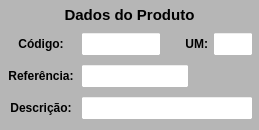
           <widget class="QWidget" name="widget_Cor1" native="true">
            <property name="sizePolicy">
             <sizepolicy hsizetype="Preferred" vsizetype="Preferred">
              <horstretch>0</horstretch>
              <verstretch>0</verstretch>
             </sizepolicy>
            </property>
            <property name="minimumSize">
             <size>
              <width>0</width>
              <height>130</height>
             </size>
            </property>
            <property name="maximumSize">
             <size>
              <width>16777215</width>
              <height>130</height>
             </size>
            </property>
            <property name="styleSheet">
             <string notr="true">background-color: rgb(182, 182, 182);</string>
            </property>
            <layout class="QVBoxLayout" name="verticalLayout_8">
             <property name="spacing">
              <number>1</number>
             </property>
             <property name="leftMargin">
              <number>1</number>
             </property>
             <property name="topMargin">
              <number>1</number>
             </property>
             <property name="rightMargin">
              <number>1</number>
             </property>
             <property name="bottomMargin">
              <number>3</number>
             </property>
             <item>
              <widget class="QWidget" name="widget_28" native="true">
               <property name="minimumSize">
                <size>
                 <width>0</width>
                 <height>25</height>
                </size>
               </property>
               <property name="maximumSize">
                <size>
                 <width>16777215</width>
                 <height>25</height>
                </size>
               </property>
               <property name="styleSheet">
                <string notr="true"/>
               </property>
               <layout class="QHBoxLayout" name="horizontalLayout_22">
                <property name="spacing">
                 <number>3</number>
                </property>
                <property name="leftMargin">
                 <number>3</number>
                </property>
                <property name="topMargin">
                 <number>3</number>
                </property>
                <property name="rightMargin">
                 <number>3</number>
                </property>
                <property name="bottomMargin">
                 <number>3</number>
                </property>
                <item>
                 <widget class="QLabel" name="label_53">
                  <property name="maximumSize">
                   <size>
                    <width>16777215</width>
                    <height>16777215</height>
                   </size>
                  </property>
                  <property name="font">
                   <font>
                    <pointsize>11</pointsize>
                    <weight>75</weight>
                    <bold>true</bold>
                   </font>
                  </property>
                  <property name="text">
                   <string>Dados do Produto</string>
                  </property>
                  <property name="alignment">
                   <set>Qt::AlignCenter</set>
                  </property>
                 </widget>
                </item>
               </layout>
              </widget>
             </item>
             <item>
              <widget class="QWidget" name="widget_29" native="true">
               <property name="minimumSize">
                <size>
                 <width>0</width>
                 <height>30</height>
                </size>
               </property>
               <property name="maximumSize">
                <size>
                 <width>16777215</width>
                 <height>30</height>
                </size>
               </property>
               <property name="styleSheet">
                <string notr="true"/>
               </property>
               <layout class="QHBoxLayout" name="horizontalLayout_25">
                <property name="spacing">
                 <number>5</number>
                </property>
                <property name="leftMargin">
                 <number>5</number>
                </property>
                <property name="topMargin">
                 <number>3</number>
                </property>
                <property name="rightMargin">
                 <number>5</number>
                </property>
                <property name="bottomMargin">
                 <number>3</number>
                </property>
                <item>
                 <widget class="QLabel" name="label_57">
                  <property name="minimumSize">
                   <size>
                    <width>70</width>
                    <height>0</height>
                   </size>
                  </property>
                  <property name="maximumSize">
                   <size>
                    <width>70</width>
                    <height>16777215</height>
                   </size>
                  </property>
                  <property name="font">
                   <font>
                    <pointsize>9</pointsize>
                    <weight>75</weight>
                    <bold>true</bold>
                   </font>
                  </property>
                  <property name="text">
                   <string>Código:</string>
                  </property>
                  <property name="alignment">
                   <set>Qt::AlignCenter</set>
                  </property>
                 </widget>
                </item>
                <item>
                 <widget class="QLineEdit" name="line_Codigo">
                  <property name="sizePolicy">
                   <sizepolicy hsizetype="Preferred" vsizetype="Preferred">
                    <horstretch>0</horstretch>
                    <verstretch>0</verstretch>
                   </sizepolicy>
                  </property>
                  <property name="minimumSize">
                   <size>
                    <width>80</width>
                    <height>0</height>
                   </size>
                  </property>
                  <property name="maximumSize">
                   <size>
                    <width>80</width>
                    <height>16777215</height>
                   </size>
                  </property>
                  <property name="font">
                   <font>
                    <pointsize>9</pointsize>
                   </font>
                  </property>
                  <property name="styleSheet">
                   <string notr="true">background-color: rgb(255, 255, 255);</string>
                  </property>
                  <property name="alignment">
                   <set>Qt::AlignCenter</set>
                  </property>
                  <property name="placeholderText">
                   <string/>
                  </property>
                 </widget>
                </item>
                <item>
                 <widget class="QLabel" name="label_7">
                  <property name="text">
                   <string/>
                  </property>
                 </widget>
                </item>
                <item>
                 <widget class="QLabel" name="label_23">
                  <property name="minimumSize">
                   <size>
                    <width>30</width>
                    <height>0</height>
                   </size>
                  </property>
                  <property name="maximumSize">
                   <size>
                    <width>30</width>
                    <height>16777215</height>
                   </size>
                  </property>
                  <property name="font">
                   <font>
                    <pointsize>9</pointsize>
                    <weight>75</weight>
                    <bold>true</bold>
                   </font>
                  </property>
                  <property name="text">
                   <string>UM:</string>
                  </property>
                  <property name="alignment">
                   <set>Qt::AlignRight|Qt::AlignTrailing|Qt::AlignVCenter</set>
                  </property>
                 </widget>
                </item>
                <item>
                 <widget class="QLineEdit" name="line_UM">
                  <property name="sizePolicy">
                   <sizepolicy hsizetype="Preferred" vsizetype="Preferred">
                    <horstretch>0</horstretch>
                    <verstretch>0</verstretch>
                   </sizepolicy>
                  </property>
                  <property name="minimumSize">
                   <size>
                    <width>40</width>
                    <height>0</height>
                   </size>
                  </property>
                  <property name="maximumSize">
                   <size>
                    <width>40</width>
                    <height>16777215</height>
                   </size>
                  </property>
                  <property name="font">
                   <font>
                    <pointsize>9</pointsize>
                   </font>
                  </property>
                  <property name="styleSheet">
                   <string notr="true">background-color: rgb(255, 255, 255);</string>
                  </property>
                  <property name="alignment">
                   <set>Qt::AlignCenter</set>
                  </property>
                 </widget>
                </item>
               </layout>
              </widget>
             </item>
             <item>
              <widget class="QWidget" name="widget_31" native="true">
               <property name="minimumSize">
                <size>
                 <width>0</width>
                 <height>30</height>
                </size>
               </property>
               <property name="maximumSize">
                <size>
                 <width>16777215</width>
                 <height>30</height>
                </size>
               </property>
               <property name="styleSheet">
                <string notr="true"/>
               </property>
               <layout class="QHBoxLayout" name="horizontalLayout_27">
                <property name="spacing">
                 <number>5</number>
                </property>
                <property name="leftMargin">
                 <number>5</number>
                </property>
                <property name="topMargin">
                 <number>3</number>
                </property>
                <property name="rightMargin">
                 <number>5</number>
                </property>
                <property name="bottomMargin">
                 <number>3</number>
                </property>
                <item>
                 <widget class="QLabel" name="label_58">
                  <property name="minimumSize">
                   <size>
                    <width>70</width>
                    <height>0</height>
                   </size>
                  </property>
                  <property name="maximumSize">
                   <size>
                    <width>70</width>
                    <height>16777215</height>
                   </size>
                  </property>
                  <property name="font">
                   <font>
                    <pointsize>9</pointsize>
                    <weight>75</weight>
                    <bold>true</bold>
                   </font>
                  </property>
                  <property name="text">
                   <string>Referência:</string>
                  </property>
                  <property name="alignment">
                   <set>Qt::AlignCenter</set>
                  </property>
                 </widget>
                </item>
                <item>
                 <widget class="QLineEdit" name="line_Referencia">
                  <property name="sizePolicy">
                   <sizepolicy hsizetype="Preferred" vsizetype="Preferred">
                    <horstretch>0</horstretch>
                    <verstretch>0</verstretch>
                   </sizepolicy>
                  </property>
                  <property name="minimumSize">
                   <size>
                    <width>0</width>
                    <height>0</height>
                   </size>
                  </property>
                  <property name="maximumSize">
                   <size>
                    <width>16777215</width>
                    <height>16777215</height>
                   </size>
                  </property>
                  <property name="font">
                   <font>
                    <pointsize>9</pointsize>
                   </font>
                  </property>
                  <property name="cursor">
                   <cursorShape>IBeamCursor</cursorShape>
                  </property>
                  <property name="styleSheet">
                   <string notr="true">background-color: rgb(255, 255, 255);</string>
                  </property>
                  <property name="inputMask">
                   <string/>
                  </property>
                  <property name="text">
                   <string/>
                  </property>
                  <property name="maxLength">
                   <number>20</number>
                  </property>
                  <property name="frame">
                   <bool>true</bool>
                  </property>
                  <property name="echoMode">
                   <enum>QLineEdit::Normal</enum>
                  </property>
                  <property name="alignment">
                   <set>Qt::AlignCenter</set>
                  </property>
                 </widget>
                </item>
                <item>
                 <widget class="QLabel" name="label_62">
                  <property name="minimumSize">
                   <size>
                    <width>0</width>
                    <height>0</height>
                   </size>
                  </property>
                  <property name="maximumSize">
                   <size>
                    <width>16777215</width>
                    <height>16777215</height>
                   </size>
                  </property>
                  <property name="font">
                   <font>
                    <pointsize>9</pointsize>
                    <weight>75</weight>
                    <bold>true</bold>
                   </font>
                  </property>
                  <property name="text">
                   <string/>
                  </property>
                  <property name="alignment">
                   <set>Qt::AlignCenter</set>
                  </property>
                 </widget>
                </item>
               </layout>
              </widget>
             </item>
             <item>
              <widget class="QWidget" name="widget_30" native="true">
               <property name="minimumSize">
                <size>
                 <width>0</width>
                 <height>30</height>
                </size>
               </property>
               <property name="maximumSize">
                <size>
                 <width>16777215</width>
                 <height>30</height>
                </size>
               </property>
               <property name="styleSheet">
                <string notr="true"/>
               </property>
               <layout class="QHBoxLayout" name="horizontalLayout_26">
                <property name="spacing">
                 <number>5</number>
                </property>
                <property name="leftMargin">
                 <number>5</number>
                </property>
                <property name="topMargin">
                 <number>3</number>
                </property>
                <property name="rightMargin">
                 <number>5</number>
                </property>
                <property name="bottomMargin">
                 <number>3</number>
                </property>
                <item>
                 <widget class="QLabel" name="label_59">
                  <property name="minimumSize">
                   <size>
                    <width>70</width>
                    <height>0</height>
                   </size>
                  </property>
                  <property name="maximumSize">
                   <size>
                    <width>70</width>
                    <height>16777215</height>
                   </size>
                  </property>
                  <property name="font">
                   <font>
                    <pointsize>9</pointsize>
                    <weight>75</weight>
                    <bold>true</bold>
                   </font>
                  </property>
                  <property name="text">
                   <string>Descrição:</string>
                  </property>
                  <property name="alignment">
                   <set>Qt::AlignCenter</set>
                  </property>
                 </widget>
                </item>
                <item>
                 <widget class="QLineEdit" name="line_Descricao">
                  <property name="sizePolicy">
                   <sizepolicy hsizetype="Preferred" vsizetype="Preferred">
                    <horstretch>0</horstretch>
                    <verstretch>0</verstretch>
                   </sizepolicy>
                  </property>
                  <property name="minimumSize">
                   <size>
                    <width>0</width>
                    <height>0</height>
                   </size>
                  </property>
                  <property name="maximumSize">
                   <size>
                    <width>16777215</width>
                    <height>16777215</height>
                   </size>
                  </property>
                  <property name="font">
                   <font>
                    <pointsize>9</pointsize>
                   </font>
                  </property>
                  <property name="styleSheet">
                   <string notr="true">background-color: rgb(255, 255, 255);</string>
                  </property>
                  <property name="alignment">
                   <set>Qt::AlignLeading|Qt::AlignLeft|Qt::AlignVCenter</set>
                  </property>
                 </widget>
                </item>
               </layout>
              </widget>
             </item>
            </layout>
           </widget>
